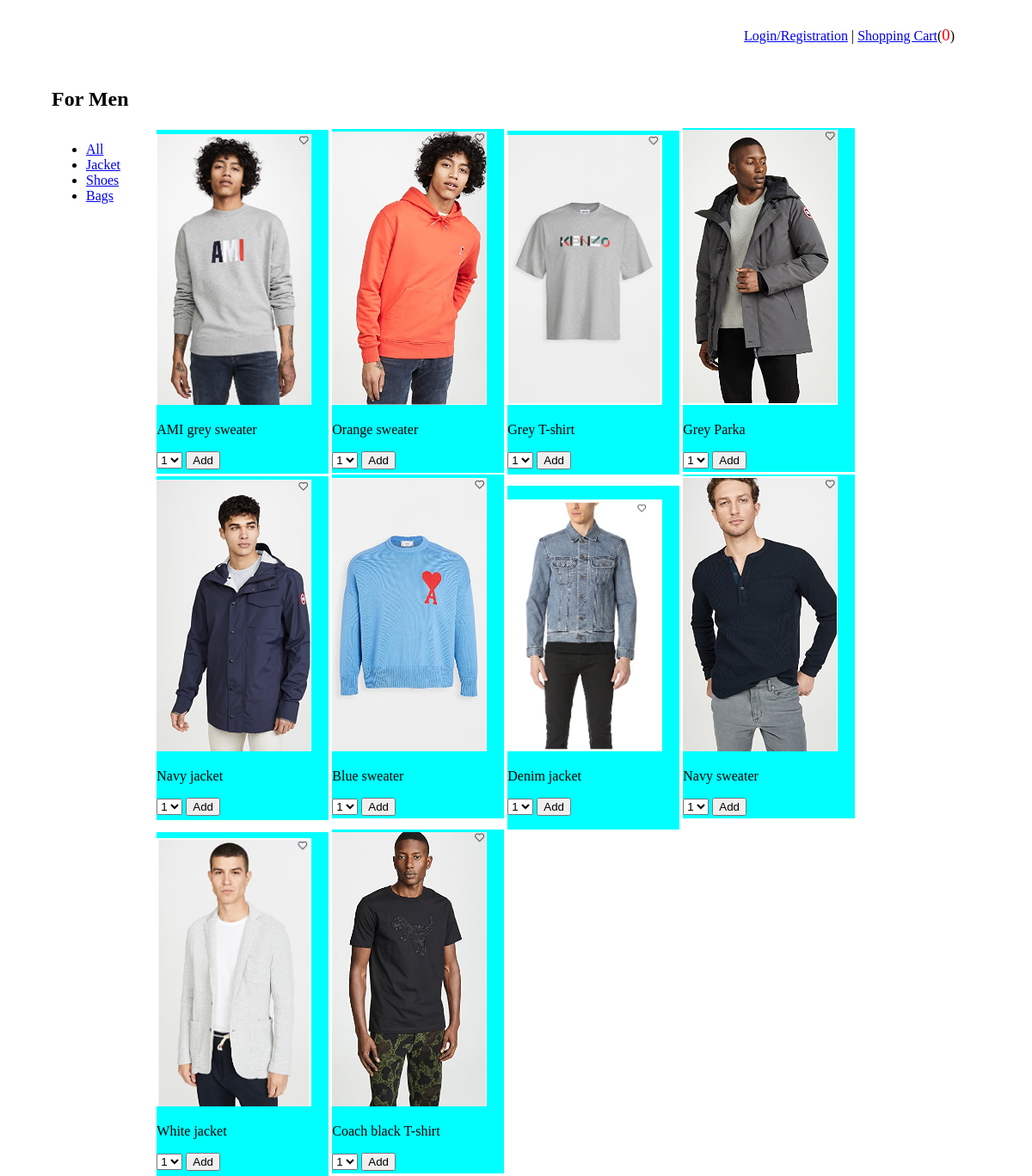
The page /men on the database its author committed.
### ecommerceApp/models.py (models this page shows)
class Item(models.Model):
    category = models.CharField(max_length=255)
    name = models.CharField(max_length=255)
    desc = models.TextField()
    front_pic = models.URLField(max_length=200)
    back_pic =  models.URLField(max_length=200)
    price = models.DecimalField(max_digits=8, decimal_places=2)
    created_at = models.DateTimeField(auto_now_add=True)
    updated_at = models.DateTimeField(auto_now=True)

### ecommerceApp/views.py (the view)
# urls.py: path('men', views.men),
def men(request):
    context = {
        'all_products': Item.objects.all().filter(category="men"),
    }
    if 'user_id' in request.session:
        context['user'] = User.objects.get(id=request.session['user_id'])
    if 'cart' in request.session:
        context['cart_item_count'] = sum(request.session['cart'].values())
    else:
        context['cart_item_count'] = 0
    return render(request, 'men.html', context)

### ecommerceApp/templates/men.html (shortened to what this page needs)
<!DOCTYPE html>
<html lang="en">
<head>
    {% load static %}
    <link rel="stylesheet" type="text/css" href="{% static 'css/style.css' %}">
    <link rel="stylesheet" type="text/css" href="{% static 'css/women.css' %}">
</head>
<body>
    <div id="header">
        <h1></h1>
        <div id="user_panel">
            {% if "user_id" in request.session %}
                <span>Hello <b>{{ user.first_name }}!</b></span>
                <a href='/logout'>Logout</a> |
            {% else %}
                <a href="/register">Login/Registration</a> |
            {% endif %}
            <a href='/carts'>Shopping Cart</a>(<span id='cart_item_count'>{{cart_item_count}}</span>)
        </div>
    </div>
    <div id="main">
        <h2>For Men</h2>
        <div id="container">
            <div id="navigation">
                <ul>
                    <li><a href="#">All</a></li>
                    <li><a href="#">Jacket</a></li>
                    <li><a href="#">Shoes</a></li>
                    <li><a href="#">Bags</a></li>
                </ul>
            </div>
            <section >
                {% for product in all_products %}
                <div class='items'>
                    <img class="display_img" src="../static/pictures/{{ product.front_pic }}" data-alt-src="../static/pictures/{{ product.back_pic}}" product_id="{{ product.id }}">
                    <p>{{ product.name }}</p>
                    <select id="add_item_selection_{{ product.id }}" name="counts">
                        <option value="1">1</option>
                    </select>
                    <button class="add_item_button" product_id="{{ product.id }}">Add</button>
                </div>
                {% endfor %}
            </section>
        </div>
    </div>
</body>
</html>

### ecommerceApp/static/css/style.css (style rules this page uses)
body { max-width: 1080px; margin: 0 auto !important; float: none !important; }
#header { display: flex; align-content: space-between; }
h1 { flex: 50%; }
#user_panel { flex-flow: column; margin: 30px; vertical-align: middle; }
#cart_item_count { color: red; font-size: 14pt; }

### ecommerceApp/static/css/women.css (style rules this page uses)
#container { display: flex; align-content: space-between; }
#navigation { width: 260px; flex-shrink: 1; }
.items { width: 200px; height: 400px; background-color: aqua; display: inline-block; align-content: center; }
.display_img { width: 90%; }

### rows shown on the page
Item: front_pic (picture), name "AMI grey sweater", counts "1"
Item: front_pic (picture), name "Orange sweater", counts "1"
Item: front_pic (picture), name "Grey T-shirt", counts "1"
Item: front_pic (picture), name "Grey Parka", counts "1"
Item: front_pic (picture), name "Navy jacket", counts "1"
Item: front_pic (picture), name "Blue sweater", counts "1"
Item: front_pic (picture), name "Denim jacket", counts "1"
Item: front_pic (picture), name "Navy sweater", counts "1"
Item: front_pic (picture), name "White jacket", counts "1"
Item: front_pic (picture), name "Coach black T-shirt", counts "1"

### other values the page prints
{{ cart_item_count }} "0"
